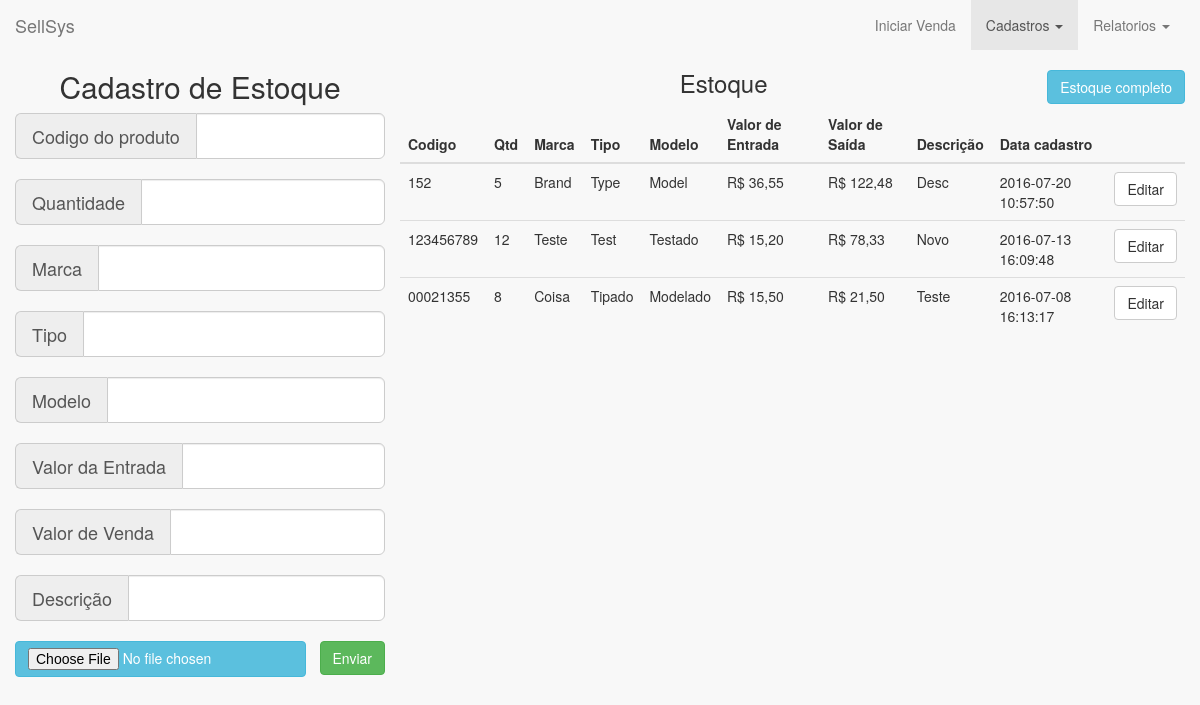
The page /stock.php on the database its author committed.
### tables this page shows
CREATE TABLE IF NOT EXISTS `stock` (
  `id` int(100) NOT NULL AUTO_INCREMENT COMMENT 'Primary key',
  `code` varchar(50) NOT NULL COMMENT 'Product code',
  `brand` varchar(100) NOT NULL COMMENT 'Product brand',
  `model` varchar(100) NOT NULL COMMENT 'Product model',
  `type` varchar(100) NOT NULL COMMENT 'Product type',
  `amount` int(50) NOT NULL COMMENT 'Amount of product',
  `price_in` float(50,2) NOT NULL COMMENT 'purchase price',
  `price_out` float(50,2) NOT NULL COMMENT 'sale price',
  `description` varchar(100) NOT NULL COMMENT 'Product description',
  `date` datetime NOT NULL COMMENT 'date of insert',
  PRIMARY KEY (`id`),
  UNIQUE KEY `code` (`code`)
);

### classes/Connect.php (called while the page is built, shortened)
<?php
class DB{
	private static $instance;
	public static function getInstance(){
		if (!isset(self::$instance)) {
			try {
				self::$instance = new PDO('mysql:host=' . DB_HOST . ';dbname=' . DB_NAME, DB_USER, DB_PASS);
				self::$instance->setAttribute(PDO::ATTR_ERRMODE, PDO::ERRMODE_EXCEPTION);
				self::$instance->setAttribute(PDO::ATTR_DEFAULT_FETCH_MODE, PDO::FETCH_OBJ);
			} catch (Exception $e) {
				echo $e->getMessage();
			}
		}
	return self::$instance;
	}
	public static function prepare($sql){
		return self::getInstance()->prepare($sql);
	}
}

### classes/Register.php (the view, shortened to what this page needs)
<?php
	class Register extends Crud	{
		public function getStockSummary() {
			$sql = "SELECT * FROM stock ORDER BY id DESC LIMIT 8";
			$stmt = DB::prepare($sql);
			$stmt->execute();
			$stmt = $stmt->fetchAll();
			foreach ($stmt as $key => $value) {
				$price_in = str_replace('.', ',', $value->price_in);
				$price_out = str_replace('.', ',', $value->price_out);
				echo "<tr>
						<td>",$value->code,"</td>
						<td>",$value->amount,"</td>
						<td>",$value->brand,"</td>
						<td>",$value->type,"</td>
						<td>",$value->model,"</td>
						<td>R$ ",$price_in,"</td>
						<td>R$ ",$price_out,"</td>
						<td>",$value->description,"</td>
						<td>",$value->date,"</td>
						<td><a class='btn btn-default' data-toggle='modal' data-target='#",$value->id,"' style='width:100%'>Editar</a></td>
					  </tr>
					  <div class='modal fade' id='",$value->id,"' tabindex='-1' role='dialog' aria-labelledby='myModalLabel'>
        							<h4 class='modal-title' id='myModalLabel'>Editar produto ",$value->code,"</h4>
					      				<input name='id' value='",$value->id,"' hidden>
											<input type='text' name='code' class='form-control' value='",$value->code,"'  style='width:100%;' onkeyup='maskIt(this,event,'##########')' placeholder='",$value->code,"' required>
											<input type='text' name='amount' class='form-control' value='",$value->amount,"' style='width:100%;' onkeyup='maskIt(this,event,'####')' placeholder='",$value->amount,"' required>
											<input type='text' name='brand' class='form-control' style='width:100%;' value='",$value->brand,"' placeholder='",$value->brand,"' required>
											<input type='text' name='type' class='form-control' value='",$value->type,"' placeholder='",$value->type,"' style='width:100%;'>
											<input type='text' name='model' class='form-control' value='",$value->model,"' placeholder='",$value->model,"' style='width:100%;'>
											<input type='text' name='price_in' class='form-control' value='",$price_in,"' style='width:100%;' onkeyup='maskIt(this,event,'###.###.###,##',true)' placeholder='",$price_in,"' required>
											<input type='text' name='price_out' class='form-control' style='width:100%;' value='",$price_out,"' onkeyup='maskIt(this,event,'###.###.###,##',true)' placeholder='",$price_out,"' required>
											<input type='text' name='description' class='form-control' value='",$value->description,"' placeholder='",$value->description,"' style='width:100%;'>
					  </div>";
			}
		}
	}

### rows shown on the page
stock: code "152", amount "5", brand "Brand", type "Type", model "Model", price_in "36,55", price_out "122,48", description "Desc", date "2016-07-20 10:57:50"
stock: code "123456789", amount "12", brand "Teste", type "Test", model "Testado", price_in "15,20", price_out "78,33", description "Novo", date "2016-07-13 16:09:48"
stock: code "00021355", amount "8", brand "Coisa", type "Tipado", model "Modelado", price_in "15,50", price_out "21,50", description "Teste", date "2016-07-08 16:13:17"
